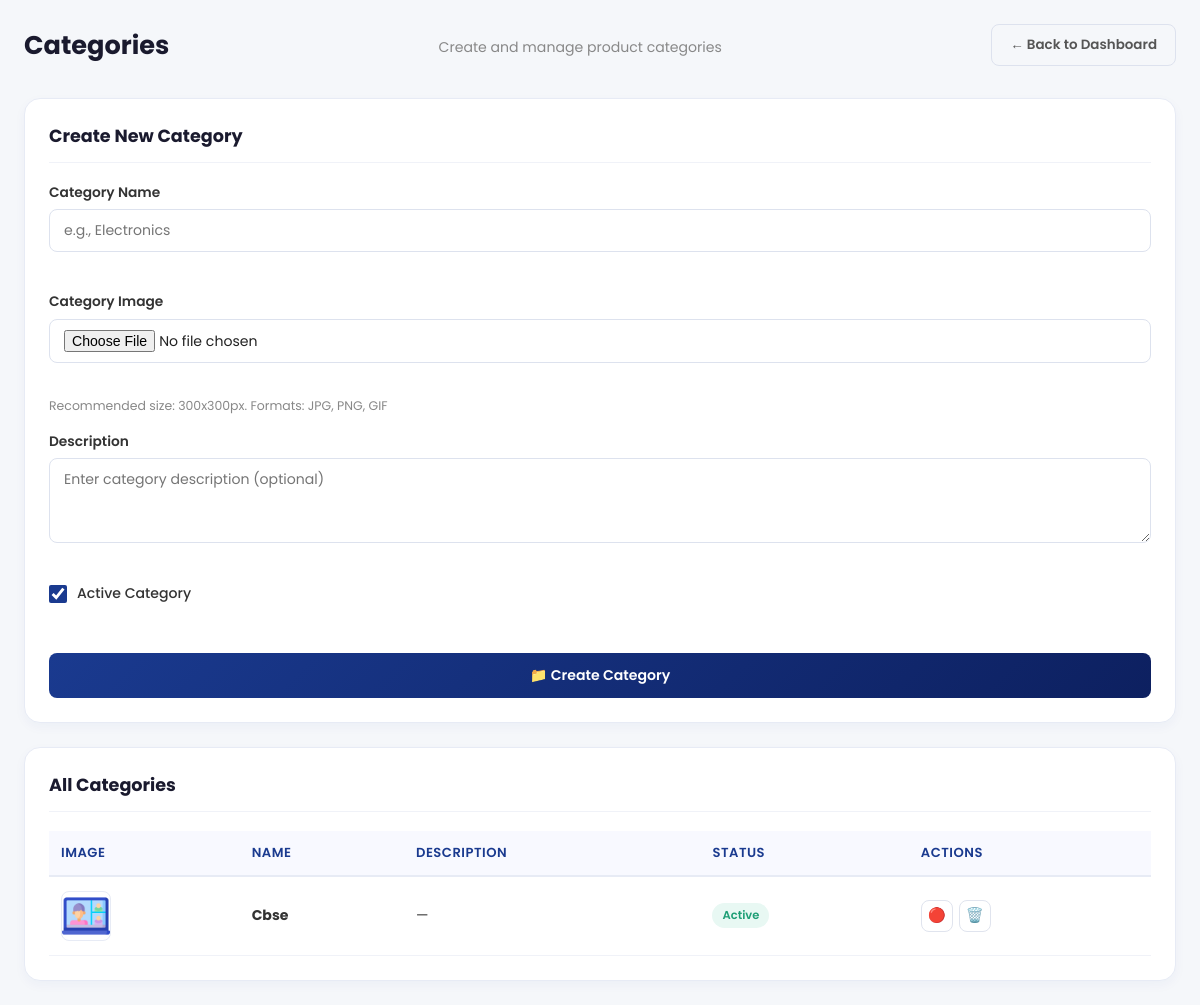
/category_list (signed in), run on an earlier commit of the app's database.
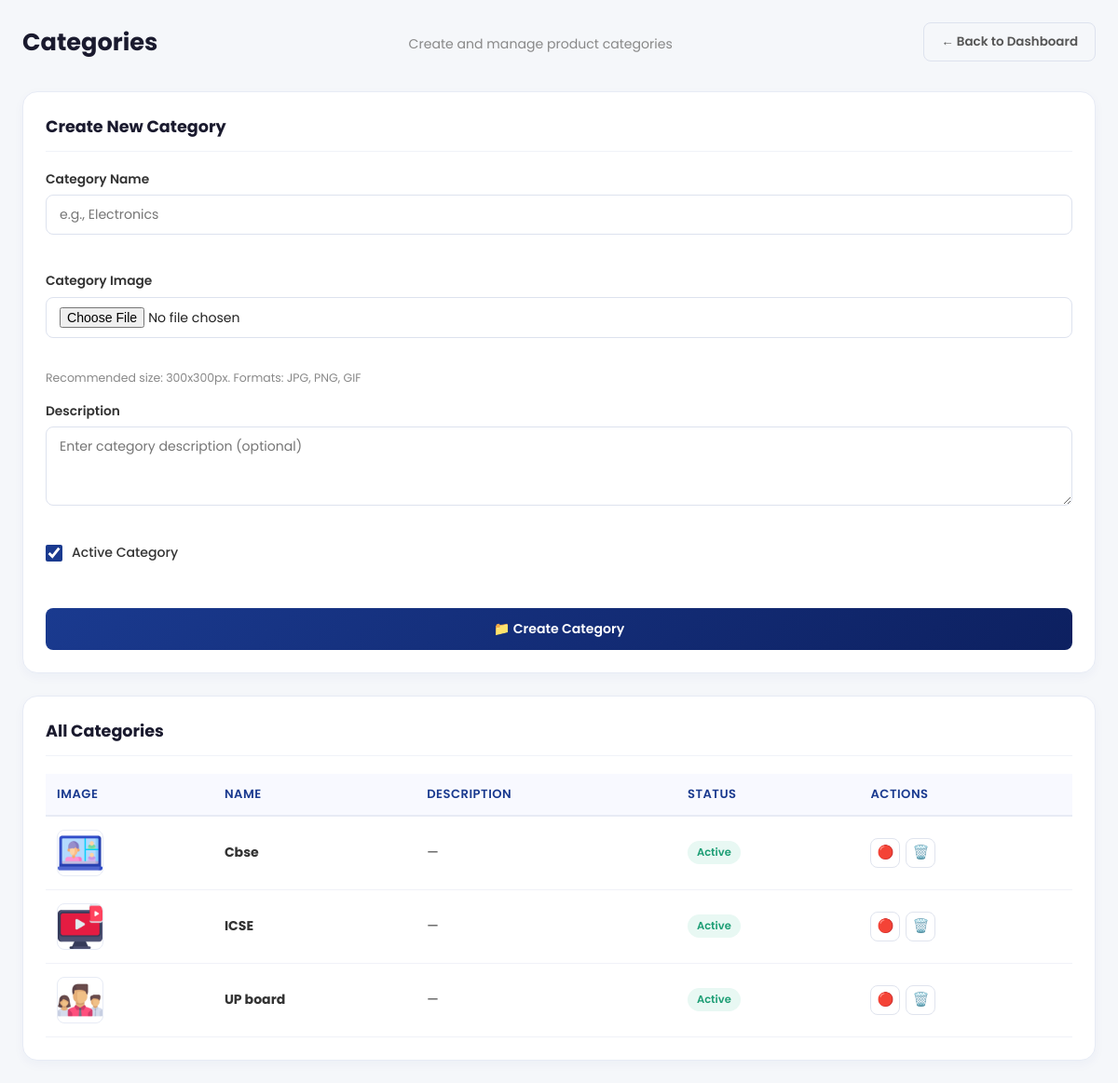
And on a later commit of the database.
### myapp/models.py (models this page shows, shortened)
class Category(models.Model):
    name = models.CharField(max_length=100, unique=True, verbose_name="Category Name")
    image = models.ImageField(
        upload_to='categories/',
        blank=True,
        null=True,
        verbose_name="Category Image"
    )
    description = models.TextField(blank=True, null=True, verbose_name="Description")
    is_active = models.BooleanField(default=True, verbose_name="Is Active")
    created_at = models.DateTimeField(auto_now_add=True)
    updated_at = models.DateTimeField(auto_now=True)
    class Meta:
        ordering = ['name']
        verbose_name = "Category"
        verbose_name_plural = "Categories"

### myapp/views.py (the view)
# urls.py: path('category_list', views.category_list, name='category_list'),
@login_required
def category_list(request):
    categories = Category.objects.all()
    if request.method == 'POST':
        form = CategoryForm(request.POST, request.FILES)
        if form.is_valid():
            category = form.save()
            messages.success(
                request,
                f"Category '{category.name}' created successfully!"
            )
            return redirect('category_list')
        else:
            messages.error(request, "Please correct the errors below.")
    else:
        form = CategoryForm()
    context = {
        'categories': categories,
        'form': form,
    }
    return render(request, 'categories.html', context)

### myapp/forms.py
class CategoryForm(forms.ModelForm):
    class Meta:
        model = Category
        fields = ['name', 'image', 'description', 'is_active']
        widgets = {
            'name': forms.TextInput(attrs={
                'placeholder': 'e.g., Electronics',
                'class': 'form-input',
                'required': 'required'
            }),
            'image': forms.FileInput(attrs={
                'class': 'form-input',
                'accept': 'image/*'
            }),
            'description': forms.Textarea(attrs={
                'placeholder': 'Enter category description (optional)',
                'class': 'form-input',
                'rows': '3'
            }),
            'is_active': forms.CheckboxInput(attrs={
                'class': 'form-input'
            }),
        }
        labels = {
            'name': 'Category Name',
            'image': 'Category Image',
            'description': 'Description',
            'is_active': 'Active',
        }

### myapp/context_processors.py (called while the page is built)
def site_settings(request):
    settings = NavbarSetting.objects.first()
    return {
        'site_settings': settings
    }

### myapp/templates/categories.html (shortened to what this page needs)
{% extends "admin_dashboard.html" %}
{% block content1 %}
<div class="category-page">
  <div class="category-container">
    <div class="category-header">
      <h1>Categories</h1>
      <p>Create and manage product categories</p>
      <a href="{% url 'dashboard' %}" class="btn btn-secondary">← Back to Dashboard</a>
    </div>
    <div class="category-card">
      <div class="category-card-head">
        <h2>Create New Category</h2>
      </div>
      <form method="post" enctype="multipart/form-data" novalidate class="category-form">
        <div class="category-group">
          <label for="{{ form.name.id_for_label }}">Category Name</label>
          {{ form.name }}
          <div class="category-error">{{ form.name.errors }}</div>
        </div>
        <div class="category-group">
          <label for="{{ form.image.id_for_label }}">Category Image</label>
          {{ form.image }}
          <div class="category-error">{{ form.image.errors }}</div>
          <small class="category-hint">Recommended size: 300x300px. Formats: JPG, PNG, GIF</small>
        </div>
        <div class="category-group">
          <label for="{{ form.description.id_for_label }}">Description</label>
          {{ form.description }}
          <div class="category-error">{{ form.description.errors }}</div>
        </div>
        <div class="category-group">
          <div class="checkbox-row">
            {{ form.is_active }}
            <label for="{{ form.is_active.id_for_label }}">Active Category</label>
          </div>
          <div class="category-error">{{ form.is_active.errors }}</div>
        </div>
        <button type="submit" class="category-btn btn btn-primary">📁 Create Category</button>
      </form>
    </div>
    <div class="category-card">
      <div class="category-card-head">
        <h2>All Categories</h2>
      </div>
      <div class="category-table-wrap">
        <table class="data-table category-table">
          <thead>
            <tr>
              <th>Image</th>
              <th>Name</th>
              <th>Description</th>
              <th>Status</th>
              <th>Actions</th>
            </tr>
          </thead>
          <tbody>
            {% for category in categories %}
            <tr>
              <td>
                {% if category.image %}
                  <img src="{{ category.image.url }}" alt="{{ category.name }}" class="category-thumb">
                {% else %}
                  <div class="category-thumb-empty">📁</div>
                {% endif %}
              </td>
              <td><strong>{{ category.name }}</strong></td>
              <td>{{ category.description|truncatewords:8|default:"—" }}</td>
              <td>
                {% if category.is_active %}
                  <span class="badge badge-success">Active</span>
                {% else %}
                  <span class="badge badge-danger">Inactive</span>
                {% endif %}
              </td>
              <td>
                <div class="action-btns">
                  <a href="{% url 'category_toggle_active' category.pk %}" class="action-btn" title="Toggle Status">
                    {% if category.is_active %}🔴{% else %}🟢{% endif %}
                  </a>
                  <a href="{% url 'category_delete' category.pk %}" class="action-btn" title="Delete">🗑️</a>
                </div>
              </td>
            </tr>
            {% empty %}
            <tr>
              <td colspan="5" class="category-empty">No categories found.</td>
            </tr>
            {% endfor %}
          </tbody>
        </table>
      </div>
    </div>
  </div>
</div>
{% endblock content1 %}

What changed in the data, as far as the page shows it:
added Category: image (picture), name "ICSE", description "—", is_active "Active"
added Category: image (picture), name "UP board", description "—", is_active "Active"
